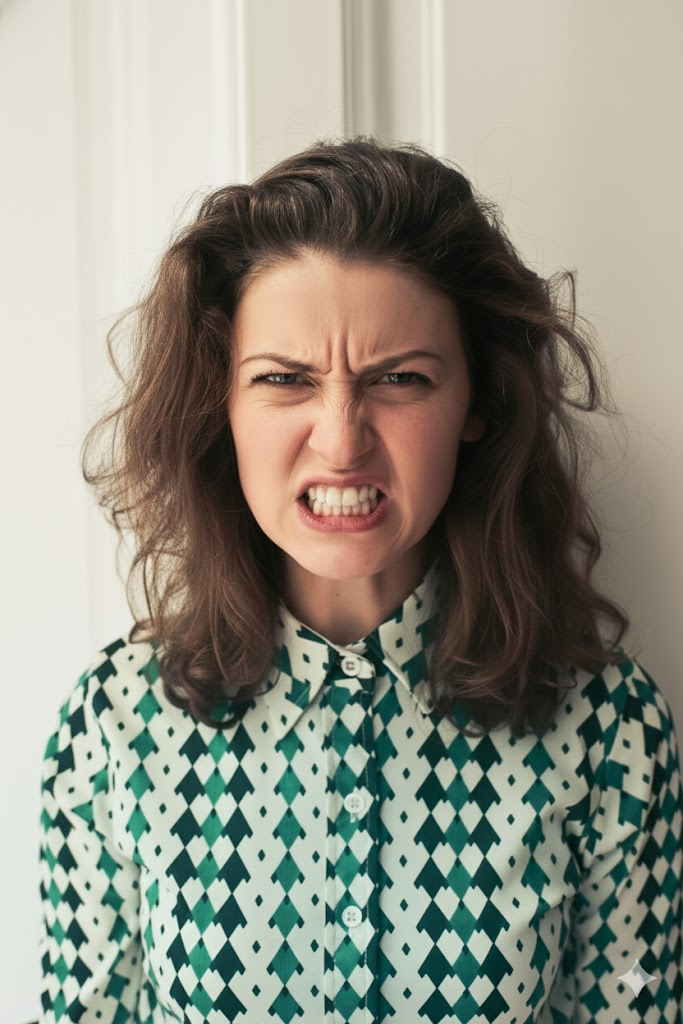
#> input picture images/angry.jpg, 683 x 1024 px
$ python -i image_pre_processing.py   (imports and definitions only)
#> lines starting #> are read from the running program, lines starting #| are printed output that depends on the picture
#> further down, picture is the input picture: shape (1024, 683, 3); mean B, G, R 131.8, 144.5, 145
import cv2
import numpy as np

# The .xml file should be in the same directory as the application,
# or the full path must be provided here.
CASCADE_PATH = 'haarcascade_frontalface_default.xml'

def preprocess_for_prediction(img_bgr, model=None):
    """
    Detects one or more faces in an image, preprocesses each one and prepares
    them for the VGG16 emotion model.

    Args:
        img_bgr (np.array): The image in BGR format, from OpenCV (upload or webcam).
        model: The VGG16 model (not used, but kept for compatibility).

    Returns:
        tuple: A tuple containing (list_of_processed_faces, list_of_coordinates).
               Returns ([], []) if no face is detected.
    """
    try:
        face_cascade = cv2.CascadeClassifier(CASCADE_PATH)
    except Exception:
        raise FileNotFoundError(
            f"Error loading Haar Cascade file. "
            f"Verify that '{CASCADE_PATH}' is in the correct directory."
        )

    # Face detection works better in grayscale
    gray_img = cv2.cvtColor(img_bgr, cv2.COLOR_BGR2GRAY)
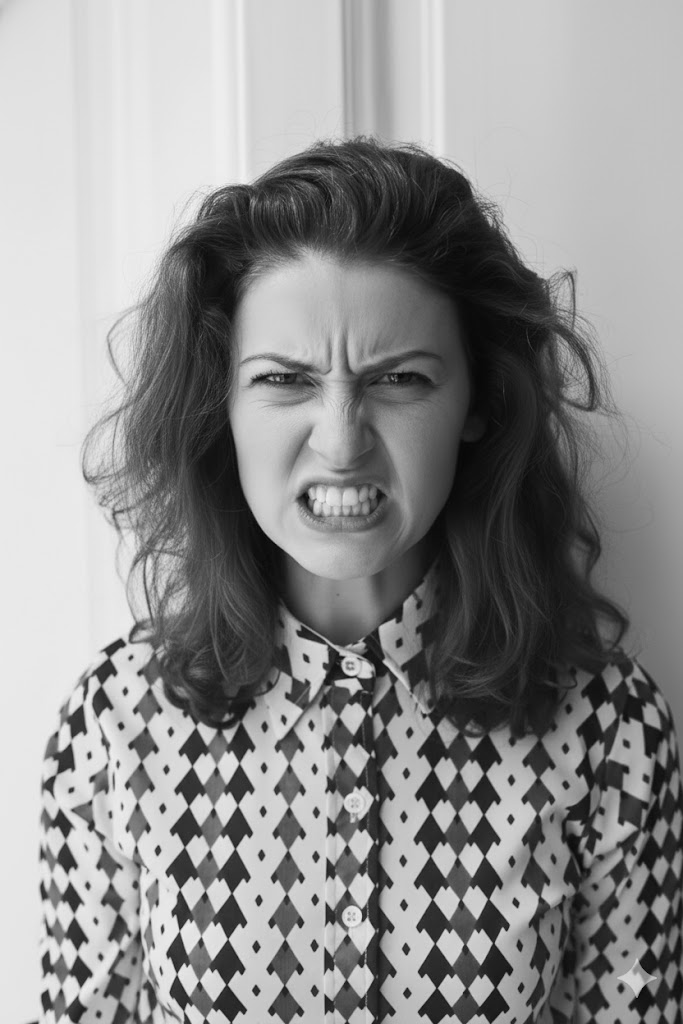
#> gray_img: shape (1024, 683); min 3, max 249, mean 143.2

    # Detect multiple faces in the image
    faces = face_cascade.detectMultiScale(gray_img, scaleFactor=1.1, minNeighbors=5, minSize=(30, 30))
#> faces = [[191, 270, 297, 297]]

    if len(faces) == 0:
        return [], []  # No face found

    processed_faces = []
    coords = []

    for (x, y, w, h) in faces:
        # Preprocessing for VGG16 (96x96x3)
        # 1. Crop the face region from the original BGR image (colored)
        face_roi = img_bgr[y:y+h, x:x+w]

        # 2. Convert the cropped face from BGR to RGB
        face_rgb = cv2.cvtColor(face_roi, cv2.COLOR_BGR2RGB)

        # 3. Resize to the size that the VGG16 model expects (96x96)
        resized_face = cv2.resize(face_rgb, (96, 96), interpolation=cv2.INTER_AREA)

        # 4. Normalize pixel values to the range [0, 1]
        normalized_face = resized_face / 255.0

        # 5. Expand dimensions to the format that Keras expects: (1, 96, 96, 3)
        reshaped_face = np.expand_dims(normalized_face, axis=0)

        processed_faces.append(reshaped_face)
        coords.append((x, y, w, h))
#> this loop made 1 pass
#> pass 1, in preprocess_for_prediction, `face_roi = img_bgr[y:y+h, x:x+w]`:
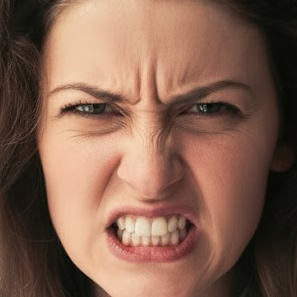
#> face_roi: shape (297, 297, 3); mean B, G, R 80.4, 97.1, 131.2
#> pass 1, in preprocess_for_prediction, `resized_face = cv2.resize(face_rgb, (96, 96), interpolation=cv2.INTER_..`:
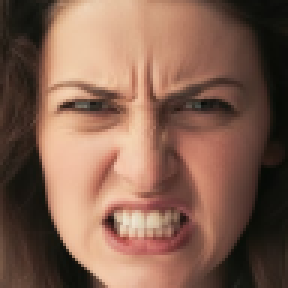
#> resized_face: shape (96, 96, 3) (shown 3 times larger); mean R, G, B 131.2, 97.1, 80.4
#> after the loop, coords = [(191, 270, 297, 297)]; processed_faces = 1 item

    return processed_faces, coords

>>> import cv2
>>> picture = cv2.imread('images/angry.jpg')
>>> result = preprocess_for_prediction(picture)

$ run again, on images/disgust.jpg
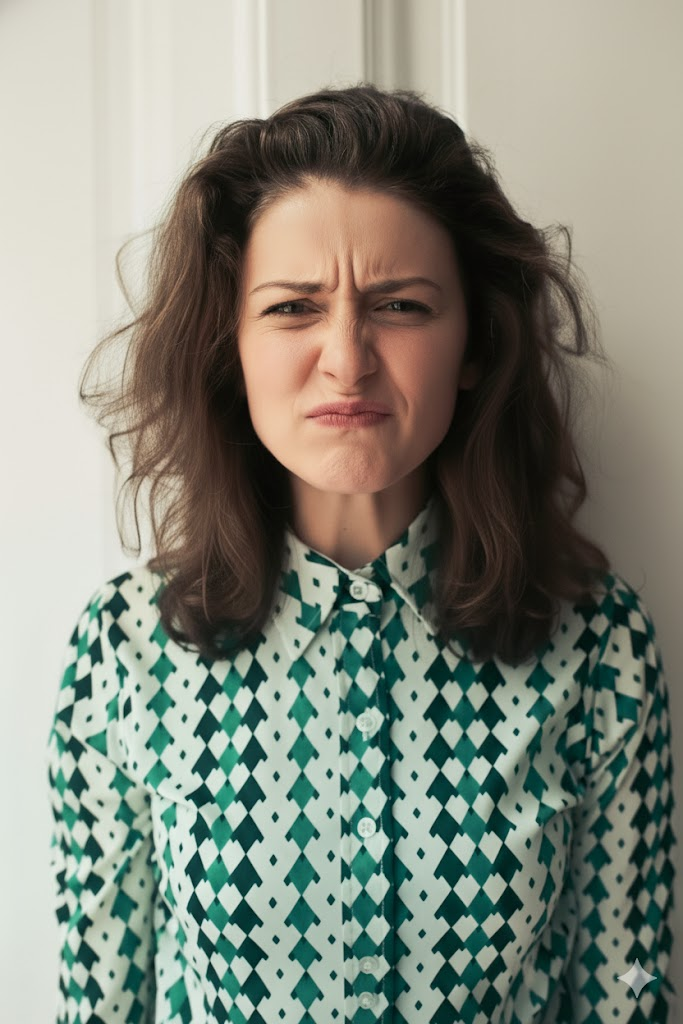
#> input picture images/disgust.jpg, 683 x 1024 px
#> picture is the input picture: shape (1024, 683, 3); mean B, G, R 124.7, 136.8, 133.1
#> faces = [[511, 679, 95, 95], [203, 199, 284, 284]]
#> the loop in preprocess_for_prediction, `for (x, y, w, h) in faces:` made 2 passes
#> pass 1, in preprocess_for_prediction, `resized_face = cv2.resize(face_rgb, (96, 96), interpolation=cv2.INTER_..`:
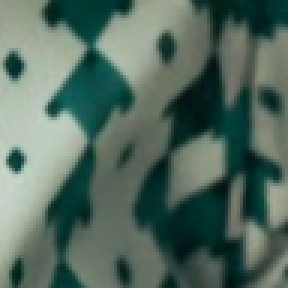
#> resized_face: shape (96, 96, 3) (shown 3 times larger); mean R, G, B 83.8, 106.3, 95.4
#> after the loop in preprocess_for_prediction, `for (x, y, w, h) in faces:`:
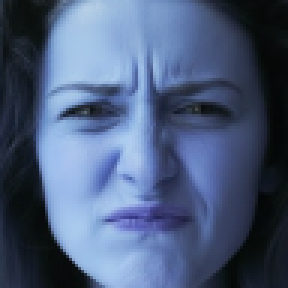
#> normalized_face: shape (96, 96, 3) float64 (shown 3 times larger); mean B, G, R 0.484, 0.363, 0.298
#> after the loop in preprocess_for_prediction, `for (x, y, w, h) in faces:`: coords = [(511, 679, 95, 95), (203, 199, 284, 284)]; processed_faces = 2 items
